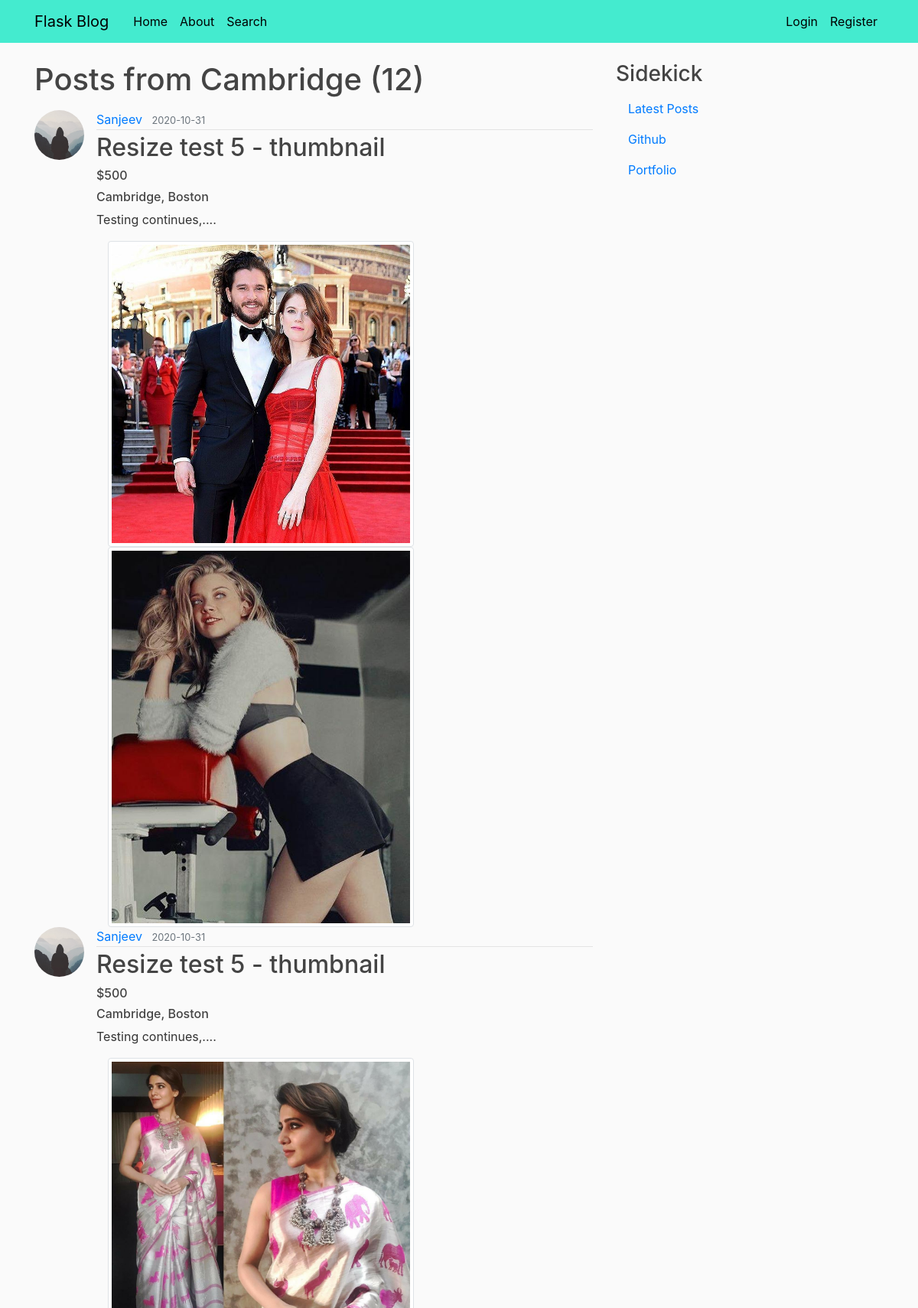
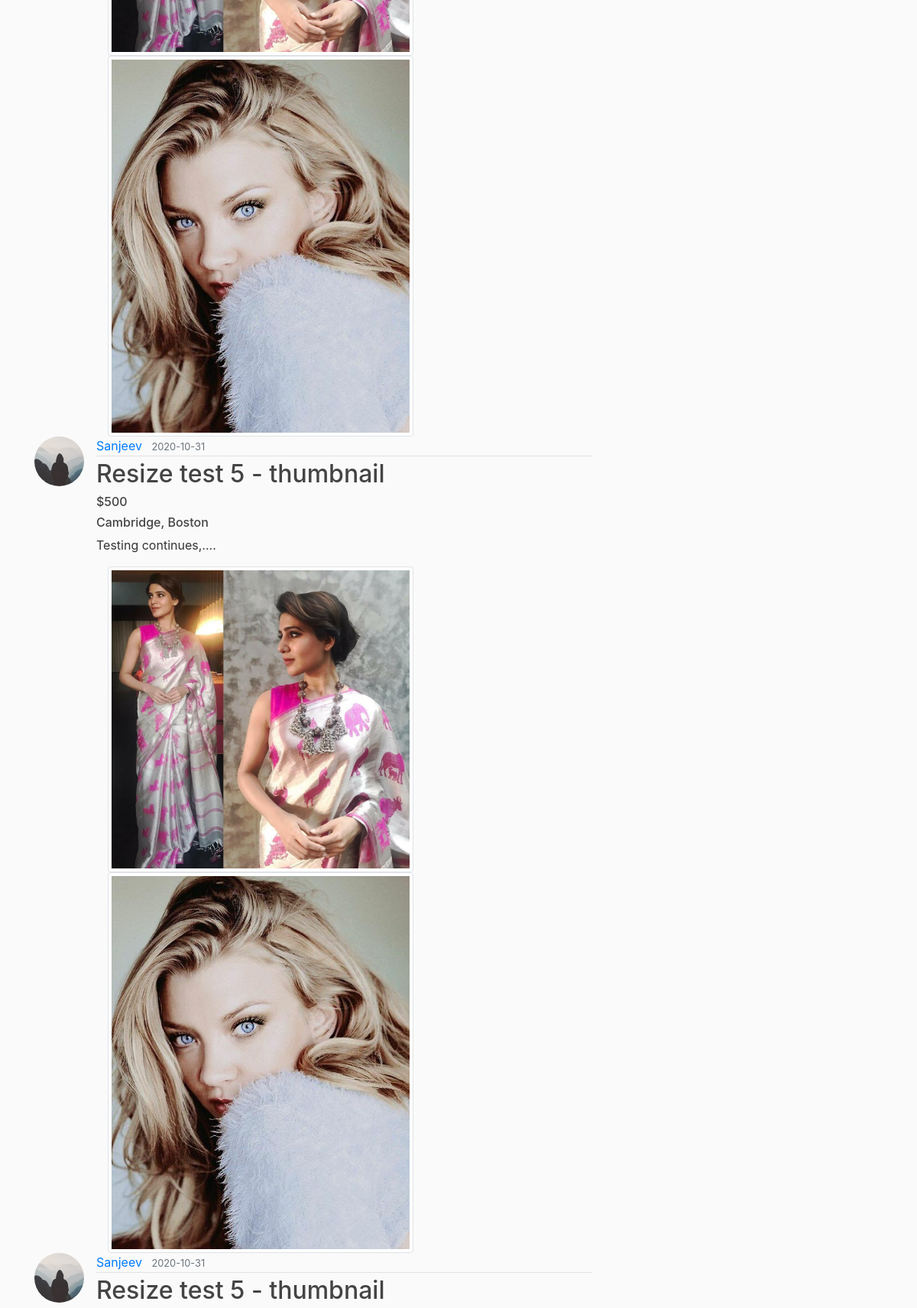
Page /posts/Cambridge (upper part) on the committed database (2 pictures, top to bottom).
### flaskblog/models.py (models this page shows, shortened)
class Post(db.Model):
    id = db.Column(db.Integer, primary_key=True)
    title = db.Column(db.String(100), nullable=False)
    date_posted = db.Column(db.DateTime, nullable=False, default=datetime.utcnow)
    story = db.Column(db.Text, nullable=False)
    user_id = db.Column(db.Integer, db.ForeignKey('user.id'), nullable=False)
    images = db.Column(db.String(200), nullable=False, default='default.jpg')
    univ = db.Column(db.String(50), nullable=False)
    city = db.Column(db.String(25), nullable=False)
    costpp = db.Column(db.Integer, nullable=False, default = 0)

class User(db.Model, UserMixin):
    id = db.Column(db.Integer, primary_key=True)
    username = db.Column(db.String(20), unique=True, nullable=False)
    email = db.Column(db.String(120), unique=True, nullable=False)
    image_file = db.Column(db.String(20), nullable=False, default='default.jpg')
    password = db.Column(db.String(60), nullable=False)
    posts = db.relationship('Post', backref='author', lazy=True)

### flaskblog/routes.py (the view)
@app.route("/posts/<string:univ>")
def univ_posts(univ):
    page = request.args.get('page', 1, type=int)
    posts = Post.query.filter_by(univ=univ)\
        .order_by(Post.date_posted.desc())\
        .paginate(page=page, per_page=5)
    return render_template('univ_posts.html', posts=posts, univ = univ)

### flaskblog/templates/univ_posts.html (shortened to what this page needs)
{% extends "layout.html" %}
{% block content %}
    <h1 class="mb-3">Posts from {{ univ }} ({{ posts.total }})</h1>
    {% for post in posts.items %}
        <article class="media content-section">
          <img class="rounded-circle article-img" src="{{ url_for('static', filename='profile_pics/' + post.author.image_file) }}">
          <div class="media-body">
            <div class="article-metadata">
              <a class="mr-2" href="{{ url_for('user_posts', username=post.author.username) }}">{{ post.author.username }}</a>
              <small class="text-muted">{{ post.date_posted.strftime('%Y-%m-%d') }}</small>
            </div>
            <h2><a class="article-title" href="{{ url_for('post', post_id=post.id) }}">{{ post.title }}</a></h2>
            <h6><a class="article-title" href="{{ url_for('post', post_id=post.id) }}">${{ post.costpp }}</a></h6>
            <h6><a class="article-title" href="{{ url_for('univ_posts', univ=post.univ) }}">{{ post.univ }}, </a> <a class="article-title" href="{{ url_for('city_posts', city=post.city) }}">{{ post.city }}</a></h6>
            <p class="article-content">{{ post.story }}</p>
          <div class="container">
            <div class = "row">
          {% set x= post.images %}
          {% set l =  (x.split(','))%}
          {% for i in l%}
          {% if i == l|last %}
            {% set i = i[:-1] %}
            {% endif %}
          {% set i = i[2:] %}
          {% set i = i[:-1] %}
          <div class="col-md-auto">
          <img class="img-rounded img-thumbnail" src="{{ url_for('static', filename='post_pics/' + i) }}" height="2500" width="400">
          </div>
          {% endfor%}
        </div>
        </div>
        </div>
        </article>
    {% endfor %}
{% endblock content %}

### flaskblog/static/main.css (style rules this page uses)
body { background: #fafafa; color: #333333; margin-top: 5rem; }
h1, h2, h3, h4, h5, h6 { color: #444444; }
.article-title { color: #444444; }
.article-content { white-space: pre-line; }
.article-img { height: 65px; width: 65px; margin-right: 16px; }
.article-metadata { padding-bottom: 1px; margin-bottom: 4px; border-bottom: 1px solid #e3e3e3 }

### rows in the picture
Post: image_file (placeholder picture), author.username "Sanjeev", date_posted "2020-10-31", title "Resize test 5 - thumbnail", costpp "500", univ "Cambridge", city "Boston", story "Testing continues,...."
Post: image_file (placeholder picture), author.username "Sanjeev", date_posted "2020-10-31", title "Resize test 5 - thumbnail", costpp "500", univ "Cambridge", city "Boston", story "Testing continues,...."
Post: image_file (placeholder picture), author.username "Sanjeev", date_posted "2020-10-31", title "Resize test 5 - thumbnail", costpp "500", univ "Cambridge", city "Boston", story "Testing continues,...."
Post: image_file (placeholder picture), author.username "Sanjeev", date_posted "2020-10-31", title "Resize test 5 - thumbnail"

### other values in the picture
{{ univ }} "Cambridge"
{{ posts.total }} "12"
